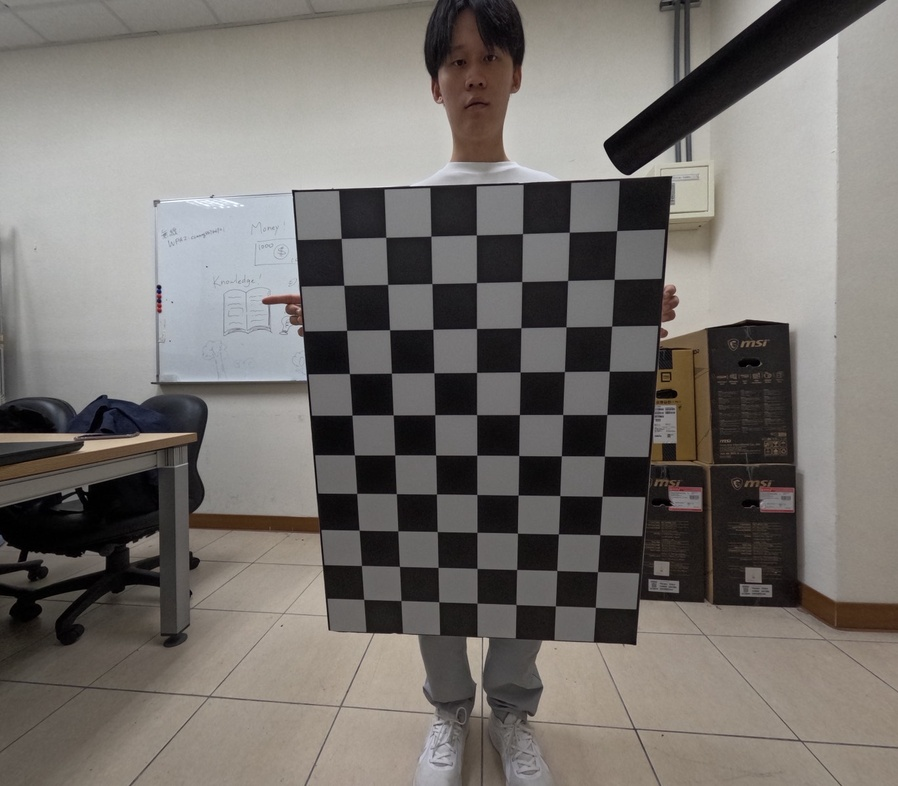
#> input picture binocular_correction/test1113-2/45/Indoor.0.jpg, 898 x 786 px, shrunk from 1368 x 1198 before the run
$ python -i test.py   (imports and definitions only)
#> lines starting #> are read from the running program, lines starting #| are printed output that depends on the picture; after the words box and inside, x2 and y2 are one past the last pixel; in counts of white or black regions, pixels touching at a corner belong together
import cv2
import numpy as np
import matplotlib.pyplot as plt
from pathlib import Path
import os

def check_specific_chessboard(image_path, width=10, height=7):
    """
    檢查圖像中是否有特定大小的棋盤格

    Parameters:
    image_path (str): 圖像路徑
    width (int): 棋盤格寬度（列數）
    height (int): 棋盤格高度（行數）

    Returns:
    tuple: (是否檢測到, 角點, 帶角點的圖像)
    """
#> called with image_path = 'test1113-2/45/Indoor.0.jpg', width = 10, height = 7
    # 讀取圖像
    img = cv2.imread(image_path, cv2.IMREAD_GRAYSCALE)
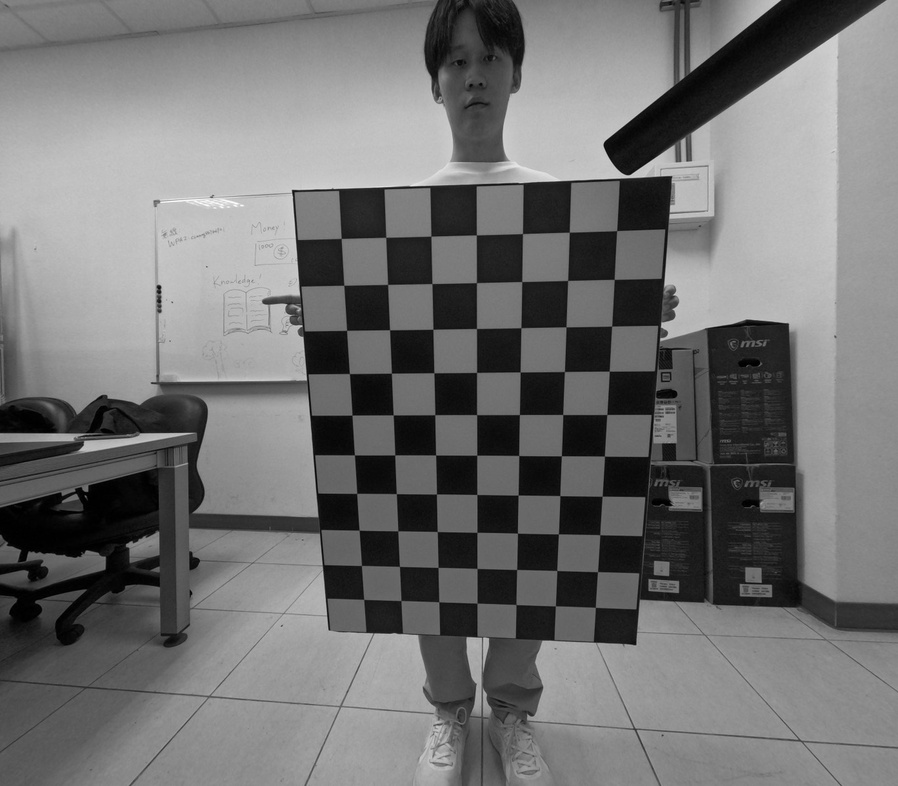
#> img: shape (786, 898); min 0, max 255, mean 114.4
    if img is None:
        print(f"無法讀取圖像: {image_path}")
        return False, None, None

    # 創建彩色圖像用於顯示
    img_color = cv2.cvtColor(img, cv2.COLOR_GRAY2BGR)

    # 檢測棋盤格
    pattern_size = (width, height)
    ret, corners = cv2.findChessboardCorners(img, pattern_size, None)
#> ret = False; corners = None

    if ret:
        # 如果檢測到，進行角點精確化
        criteria = (cv2.TERM_CRITERIA_EPS + cv2.TERM_CRITERIA_MAX_ITER, 30, 0.001)
        cv2.cornerSubPix(img, corners, (11, 11), (-1, -1), criteria)

        # 繪製角點
        img_with_corners = img_color.copy()
        cv2.drawChessboardCorners(img_with_corners, pattern_size, corners, ret)

        print(f"成功檢測到 {width}x{height} 的棋盤格，共 {len(corners)} 個角點")
        return True, corners, img_with_corners
    else:
        # 還可以嘗試反轉寬高
        reversed_pattern = (height, width)
        ret, corners = cv2.findChessboardCorners(img, reversed_pattern, None)

        if ret:
            # 進行角點精確化
            criteria = (cv2.TERM_CRITERIA_EPS + cv2.TERM_CRITERIA_MAX_ITER, 30, 0.001)
            cv2.cornerSubPix(img, corners, (11, 11), (-1, -1), criteria)

            # 繪製角點
            img_with_corners = img_color.copy()
            cv2.drawChessboardCorners(img_with_corners, reversed_pattern, corners, ret)

            print(f"成功檢測到 {height}x{width} 的棋盤格，共 {len(corners)} 個角點")
            return True, corners, img_with_corners
        else:
            print(f"未檢測到 {width}x{height} 或 {height}x{width} 的棋盤格")
            return False, None, img_color

def try_detect_with_params(image_path, width=10, height=7, try_alternative=True):
    """
    使用多種參數嘗試檢測棋盤格

    Parameters:
    image_path (str): 圖像路徑
    width (int): 棋盤格寬度
    height (int): 棋盤格高度
    try_alternative (bool): 是否嘗試替代參數

    Returns:
    tuple: (最佳檢測結果, 最佳參數設置)
    """
    # 基本檢測
    ret, corners, img = check_specific_chessboard(image_path, width, height)
#> ret = False
    if ret:
        return (ret, corners, img), ("基本設置", width, height)

    # 如果基本檢測失敗且需要嘗試替代參數
    if try_alternative:
        # 嘗試不同的預處理方法
        img = cv2.imread(image_path, cv2.IMREAD_GRAYSCALE)
        img_color = cv2.cvtColor(img, cv2.COLOR_GRAY2BGR)

        # 1. 嘗試調整亮度和對比度
        adjusted = cv2.convertScaleAbs(img, alpha=1.5, beta=0)
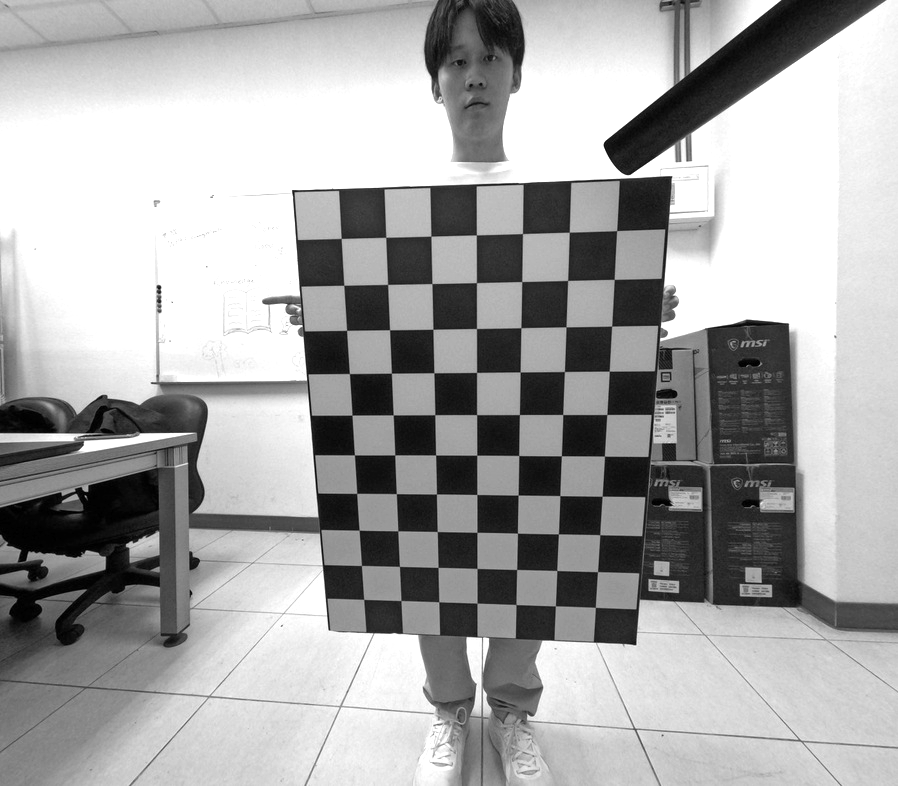
#> adjusted: shape (786, 898); min 0, max 255, mean 166.8
        ret, corners = cv2.findChessboardCorners(adjusted, (width, height), None)
#> corners = None
        if ret:
            cv2.cornerSubPix(adjusted, corners, (11, 11), (-1, -1),
                           (cv2.TERM_CRITERIA_EPS + cv2.TERM_CRITERIA_MAX_ITER, 30, 0.001))
            img_with_corners = img_color.copy()
            cv2.drawChessboardCorners(img_with_corners, (width, height), corners, ret)
            print(f"使用亮度調整後檢測到 {width}x{height} 的棋盤格")
            return (ret, corners, img_with_corners), ("亮度調整", width, height)

        # 2. 嘗試高斯模糊
        blurred = cv2.GaussianBlur(img, (5, 5), 0)
        ret, corners = cv2.findChessboardCorners(blurred, (width, height), None)
        if ret:
            cv2.cornerSubPix(blurred, corners, (11, 11), (-1, -1),
                           (cv2.TERM_CRITERIA_EPS + cv2.TERM_CRITERIA_MAX_ITER, 30, 0.001))
            img_with_corners = img_color.copy()
            cv2.drawChessboardCorners(img_with_corners, (width, height), corners, ret)
            print(f"使用高斯模糊後檢測到 {width}x{height} 的棋盤格")
            return (ret, corners, img_with_corners), ("高斯模糊", width, height)

        # 3. 嘗試自適應閾值
        thresh = cv2.adaptiveThreshold(img, 255, cv2.ADAPTIVE_THRESH_GAUSSIAN_C,
                                     cv2.THRESH_BINARY, 11, 2)
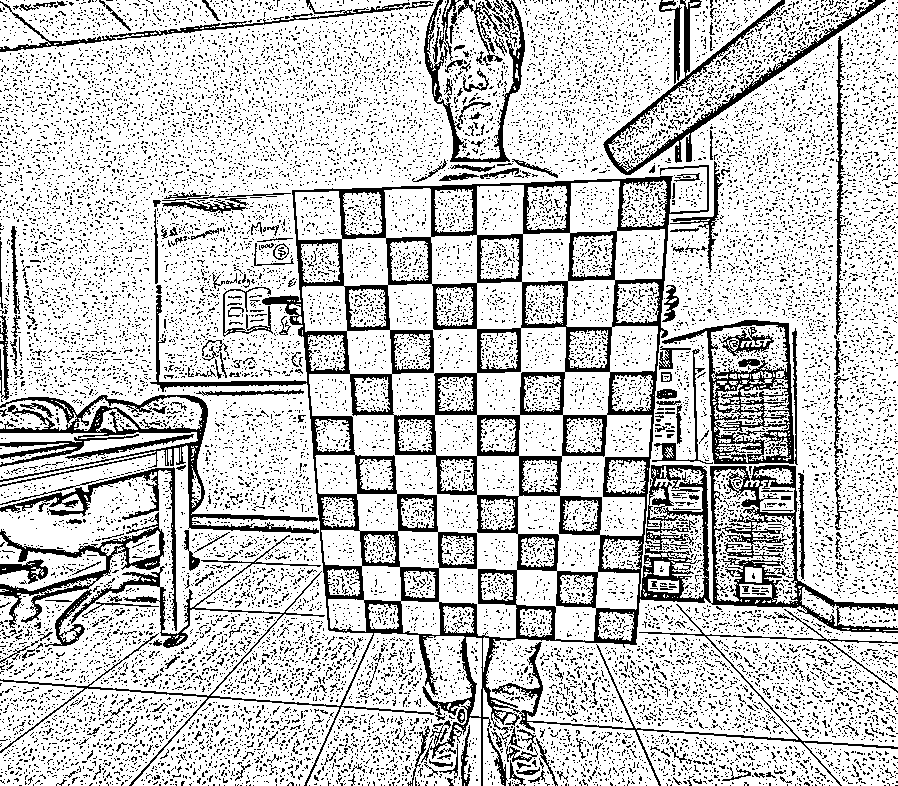
#> thresh: shape (786, 898); 78.1% white; 19078 black regions (18808 under 20 px), largest, box (x1, y1, x2, y2) and area: (0, 165, 898, 786) 51033, (0, 395, 319, 534) 6417, (662, 320, 798, 465) 5114
        ret, corners = cv2.findChessboardCorners(thresh, (width, height), None)
        if ret:
            cv2.cornerSubPix(img, corners, (11, 11), (-1, -1),
                           (cv2.TERM_CRITERIA_EPS + cv2.TERM_CRITERIA_MAX_ITER, 30, 0.001))
            img_with_corners = img_color.copy()
            cv2.drawChessboardCorners(img_with_corners, (width, height), corners, ret)
            print(f"使用自適應閾值後檢測到 {width}x{height} 的棋盤格")
            return (ret, corners, img_with_corners), ("自適應閾值", width, height)

        # 4. 嘗試 CLAHE（對比度受限自適應直方圖均衡化）
        clahe = cv2.createCLAHE(clipLimit=2.0, tileGridSize=(8, 8))
        cl1 = clahe.apply(img)
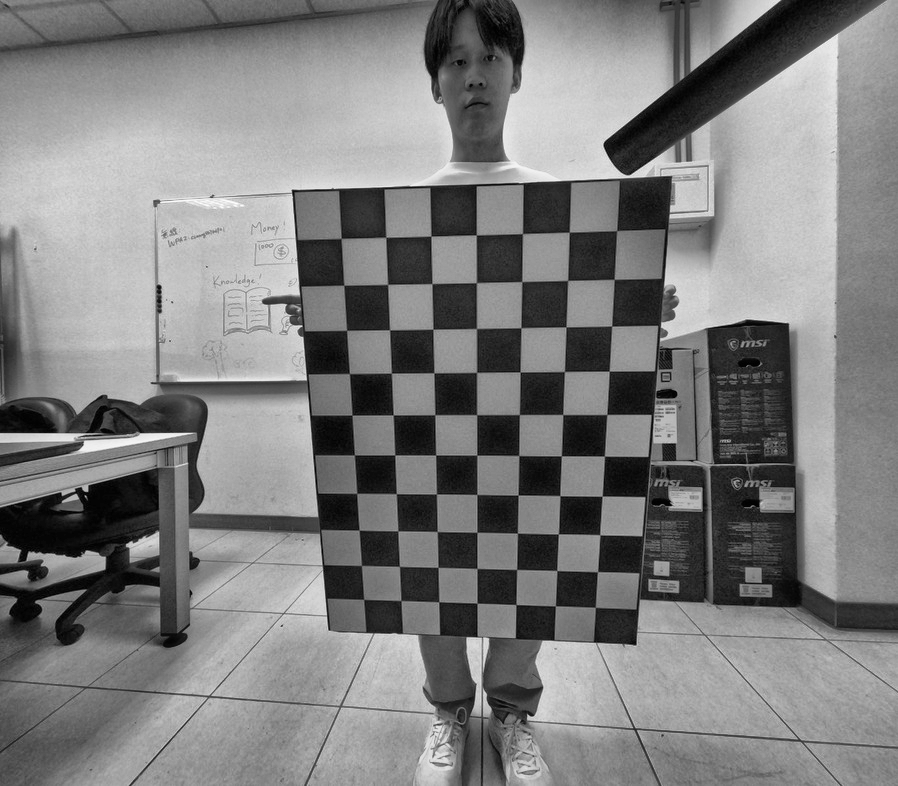
#> cl1: shape (786, 898); min 1, max 255, mean 126.5
        ret, corners = cv2.findChessboardCorners(cl1, (width, height), None)
        if ret:
            cv2.cornerSubPix(cl1, corners, (11, 11), (-1, -1),
                           (cv2.TERM_CRITERIA_EPS + cv2.TERM_CRITERIA_MAX_ITER, 30, 0.001))
            img_with_corners = img_color.copy()
            cv2.drawChessboardCorners(img_with_corners, (width, height), corners, ret)
            print(f"使用 CLAHE 後檢測到 {width}x{height} 的棋盤格")
            return (ret, corners, img_with_corners), ("CLAHE", width, height)

        # 5. 嘗試倒置圖像
        inverted = cv2.bitwise_not(img)
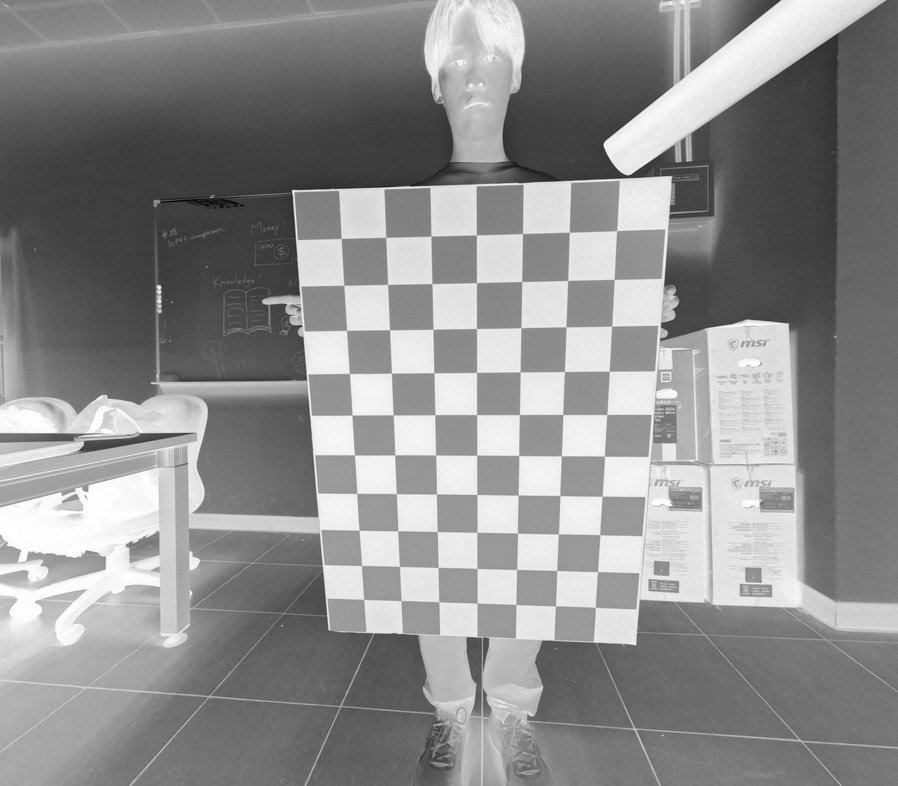
#> inverted: shape (786, 898); min 0, max 255, mean 140.6
        ret, corners = cv2.findChessboardCorners(inverted, (width, height), None)
#> ret = True; corners = 70 rows, first 8: [363.7, 599.4], [361.5, 565.5], [359.1, 530.2], [356.7, 493.4], [354.4, 454.9], [352, 415.1], [349.4, 373.6], [346.6, 330.3]
        if ret:
            cv2.cornerSubPix(inverted, corners, (11, 11), (-1, -1),
                           (cv2.TERM_CRITERIA_EPS + cv2.TERM_CRITERIA_MAX_ITER, 30, 0.001))
            img_with_corners = img_color.copy()
            cv2.drawChessboardCorners(img_with_corners, (width, height), corners, ret)
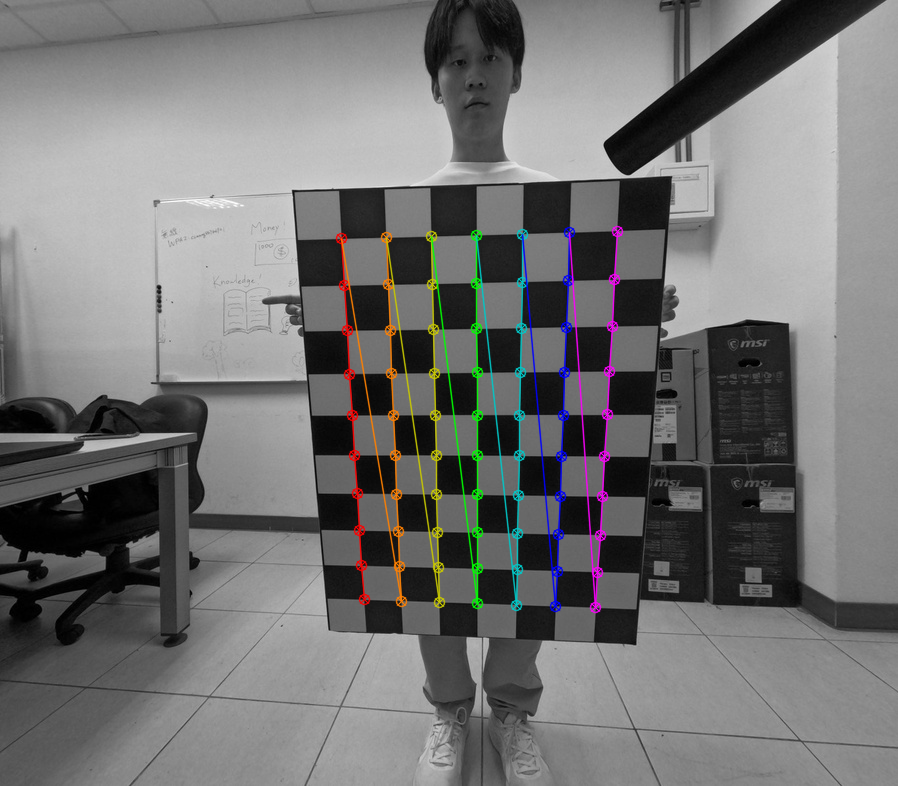
#> img_with_corners: shape (786, 898, 3); mean B, G, R 115, 115.1, 115.3
            print(f"使用倒置圖像後檢測到 {width}x{height} 的棋盤格")
            return (ret, corners, img_with_corners), ("倒置圖像", width, height)

        # 也嘗試反轉寬高
        reversed_result = try_detect_with_params(image_path, height, width, False)
        if reversed_result[0][0]:
            return reversed_result

    return (False, None, img_color), ("無法檢測", width, height)

# [53 lines left out: function batch_detect_chessboard, not called in this run]

# [38 lines not run here, left out]

>>> result = try_detect_with_params('test1113-2/45/Indoor.0.jpg')

$ run again, on binocular_correction/test1113-2/45/Indoor.2.jpg
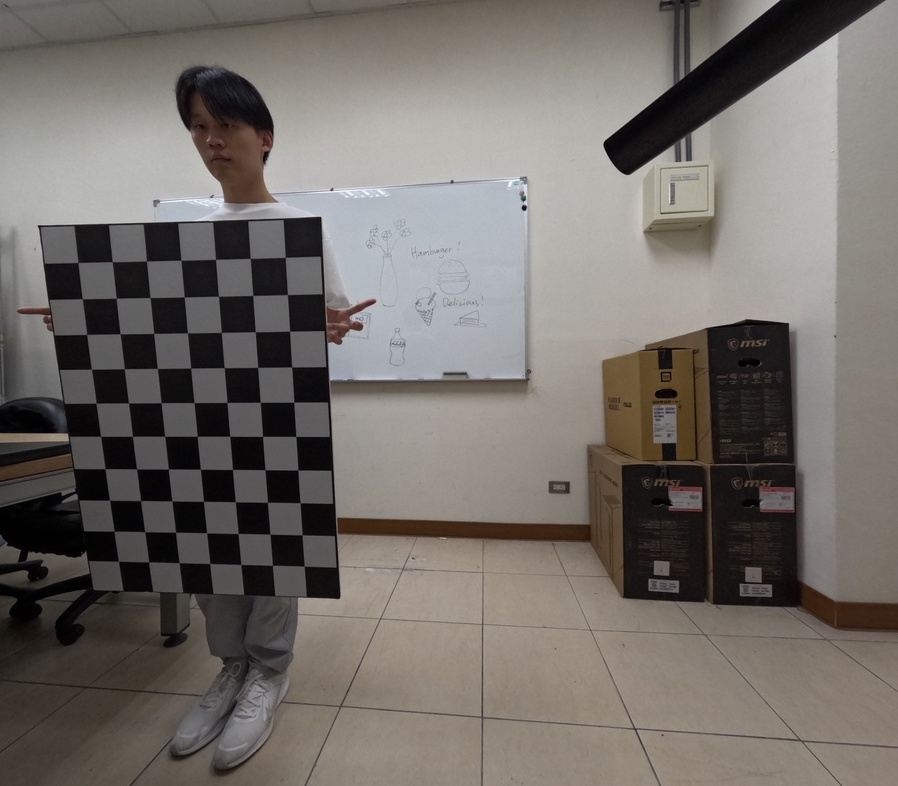
#> input picture binocular_correction/test1113-2/45/Indoor.2.jpg, 898 x 786 px, shrunk from 1368 x 1198 before the run
#> in check_specific_chessboard, `ret, corners = cv2.findChessboardCorners(img, pattern_size, None)`: ret = False; corners = 68 rows, first 8: [285.5, 257.5], [287.5, 294.5], [252.5, 295.5], [250, 259], [289.5, 331], [255.5, 331.5], [222, 332.5], [218, 297]
#> in try_detect_with_params, `ret, corners, img = check_specific_chessboard(image_path, width, height)`: ret = False
#> in try_detect_with_params, `ret, corners = cv2.findChessboardCorners(blurred, (width, height), None)`: corners = None
#> in try_detect_with_params, `thresh = cv2.adaptiveThreshold(img, 255, cv2.ADAPTIVE_THRESH_GAUSSIAN_..`:
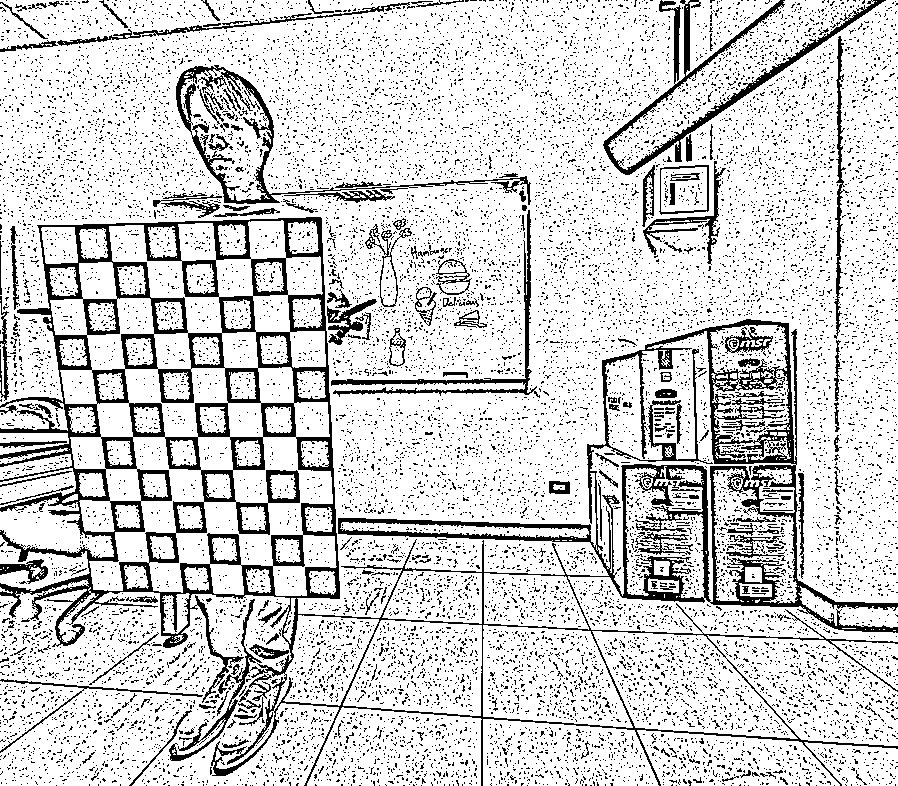
#> thresh: shape (786, 898); 82.3% white; 15223 black regions (15014 under 20 px), largest, box (x1, y1, x2, y2) and area: (0, 217, 898, 786) 52904, (603, 0, 886, 175) 4295, (176, 65, 531, 205) 3813
#> in try_detect_with_params, `ret, corners = cv2.findChessboardCorners(inverted, (width, height), No..`: ret = True; corners = 70 rows, first 8: [123.5, 554.3], [118, 535], [113, 497], [105, 468.7], [100.5, 436.3], [96.11, 403.1], [91.47, 369.2], [86.61, 334.4]
#> in try_detect_with_params, `cv2.drawChessboardCorners(img_with_corners, (width, height), corners, ..`:
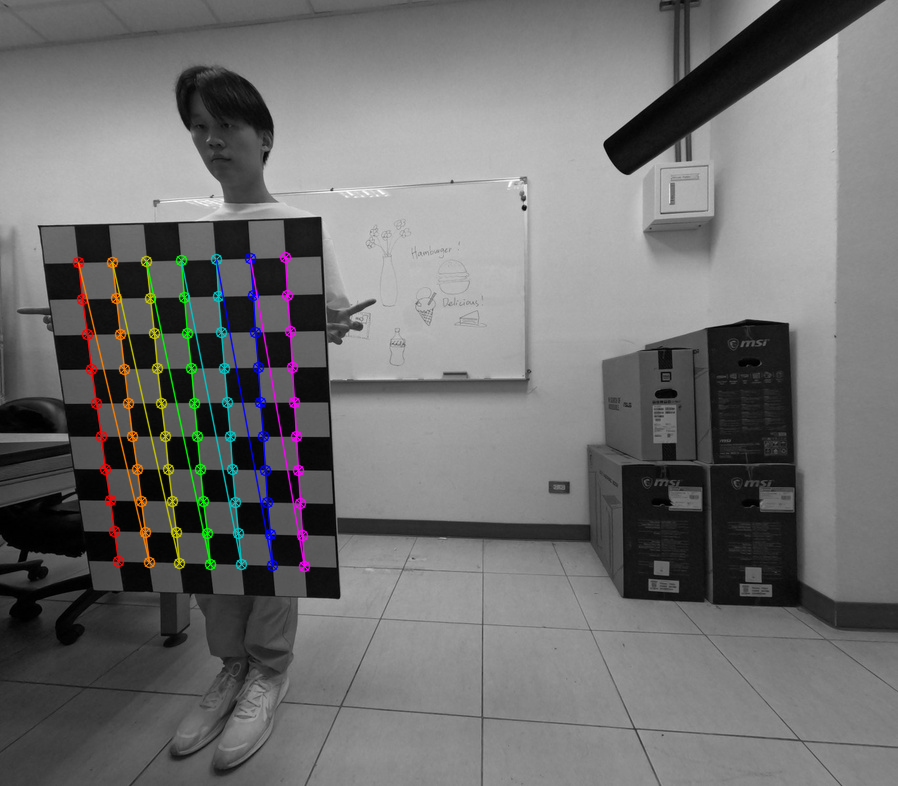
#> img_with_corners: shape (786, 898, 3); mean B, G, R 112, 112.2, 112.4
